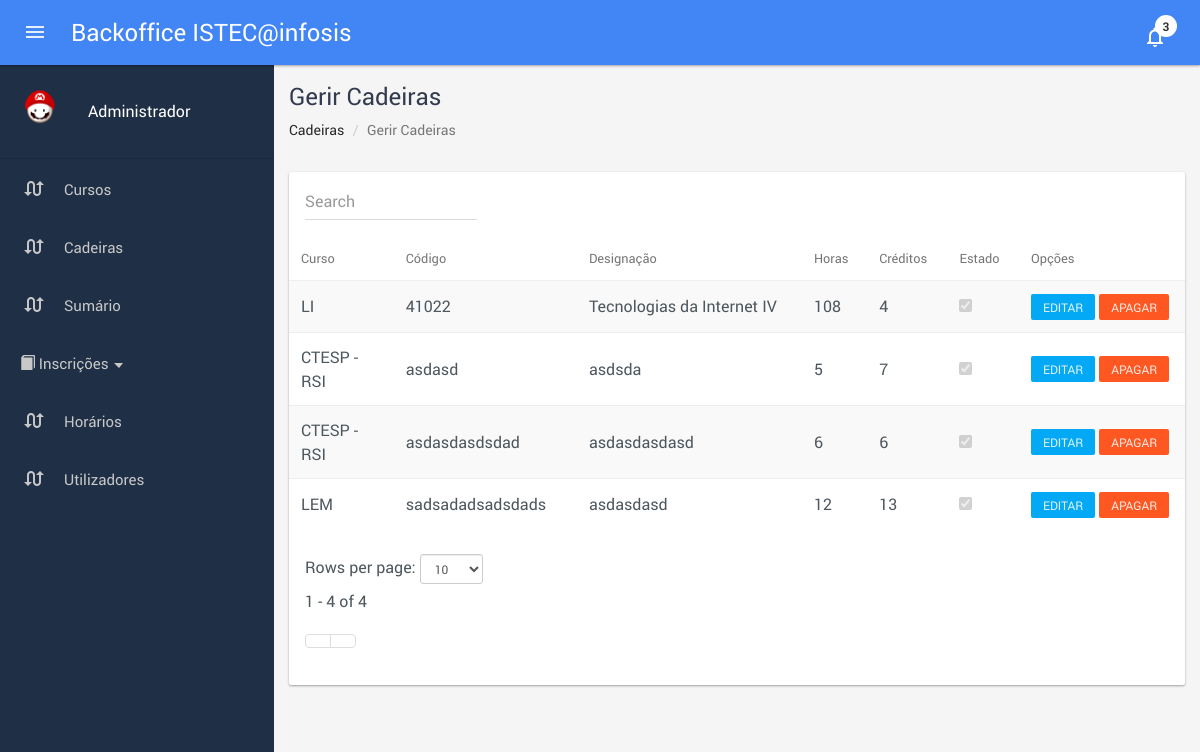
/class_manage.php (signed in), run on the app's committed database.
### tables this page shows
CREATE TABLE IF NOT EXISTS `tclasses` (
  `id_class` int(11) NOT NULL,
  `id_degree` int(11) NOT NULL,
  `code` varchar(16) NOT NULL,
  `fullName` varchar(140) NOT NULL,
  `credits` int(11) NOT NULL,
  `hours` int(11) NOT NULL,
  `active` tinyint(1) NOT NULL DEFAULT '1'
);

CREATE TABLE IF NOT EXISTS `tdegrees` (
  `id_degree` int(11) NOT NULL COMMENT 'id do curso',
  `code` varchar(12) NOT NULL COMMENT 'código do curso',
  `fullName` varchar(140) NOT NULL COMMENT 'designação completa do curso',
  `id_degree_level` int(11) NOT NULL
);

### classes/classs.class.php (called while the page is built, shortened)
<?php
class classs {
  public function classes($id_degree_level = -1, $id_degree = -1) {
    try {
      $db = new database();
      $con = $db->getCon();
      $sql = 'SELECT tClasses.id_class, tDegrees.code as dcode, tClasses.code, tClasses.fullName, tClasses.credits, tClasses.hours, tClasses.active
        FROM tClasses, tDegrees
        WHERE tDegrees.id_degree = tClasses.id_degree AND (tClasses.id_degree = :id OR :id = -1) AND (tDegrees.id_degree_level = :idl OR :idl = -1)
        ORDER BY tClasses.id_degree, tClasses.fullName';
      $data = $con->prepare($sql);
      $data->bindvalue(':id', $id_degree);
      $data->bindvalue(':idl', $id_degree_level);
      $data->execute();
      $classes = $data->fetchAll();
      return $classes;
    }
    catch (PDOException $e) {
      echo("Erro de ligação:" . $e);
      exit();
      return false;
    }
  }
}
?>

### class_manage.php (the view, shortened to what this page needs)
<?php
  require_once 'classes/classs.class.php';
  $c = new classs();
?>
<!DOCTYPE html>
<html lang="pt-pt">
  <head>
  </head>
  <body>
    <?php require_once('includes/menuAdmin.inc.php'); ?>
    <div id="content" class="pmd-content inner-page">
      <div class="container-fluid full-width-container">
        <h1 class="section-title" id="services">
          <span>Gerir Cadeiras</span>
        </h1>
        <ol class="breadcrumb text-left">
          <li><a href="index.html">Cadeiras</a></li>
          <li class="active">Gerir Cadeiras</li>
        </ol>
        <section class="row component-section">
          <div class="col-sm-12">
            <div class="component-box">
              <div  class="pmd-card pmd-z-depth pmd-card-custom-view">
                <div class="table-responsive">
                  <table id="table-class" class="table pmd-table table-hover table-striped display responsive nowrap" cellspacing="0" width="100%">
                    <thead>
                      <tr>
                        <th>Curso</th>
                        <th>Código</th>
                        <th>Designação</th>
                        <th>Horas</th>
                        <th>Créditos</th>
                        <th>Estado</th>
                        <th>Opções</th>
                      </tr>
                    </thead>
                    <tbody class="classes">
                      <?php
                        $classes = $c->classes();
                        foreach($classes as $class) {
                      ?>
                      <tr>
                        <td><?= $class['dcode'] ?></td>
                        <td><?= $class['code'] ?></td>
                        <td><?= $class['fullName'] ?></td>
                        <td><?= $class['hours'] ?></td>
                        <td><?= $class['credits'] ?></td>
                        <td><input type="checkbox" id="active" name="active" <?= ($class['active']) ? 'checked="true"' : '' ?> disabled="true"></td>
                        <td>
                          <a href="class_edit.php?id=<?= $class['id_class'] ?>"><button type="button" class="btn btn-sm btn-info">Editar</button></a>
                          <button data-destination="class_delete.php?id=<?= $class['id_class'] ?>" type="button" class="btn btn-sm btn-danger sweet-delete">Apagar</button>
                        </td>
                      </tr>
                      <?php } ?>
                    </tbody>
                  </table>
                </div>
              </div>
            </div>
          </div>
        </section>
      </div>
    </div>
  </body>
</html>

### data on the page
tclasses: id_degree.code "CTESP - RSI", code "asdasdasdsdad", fullName "asdasdasdasd", hours "6", credits "6", active "☑"
tclasses: id_degree.code "CTESP - RSI", code "asdasd", fullName "asdsda", hours "5", credits "7", active "☑"
tclasses: id_degree.code "LI", code "41022", fullName "Tecnologias da Internet IV", hours "108", credits "4", active "☑"
tclasses: id_degree.code "LEM", code "sadsadadsadsdads", fullName "asdasdasd", hours "12", credits "13", active "☑"

### other printed values
$GLOBALS['appname'] "ISTEC@infosis"
$_SESSION['name'] "Administrador"
